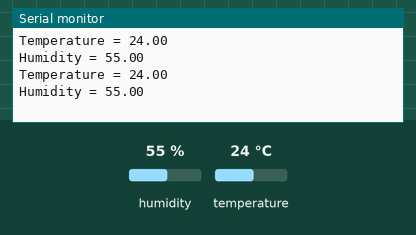
This sketch was run on a simulated Arduino Uno, built with avr-gcc and run on an emulated ATmega328P. On the bench: the last lines printed to the serial monitor. Wiring (inferred from the names in the program): DHT11 sensor: data pin 13. The test bench sets the inputs (shaded band); at power-on: humidity 55 %, temperature 24 °C.

Above: at 1.8 s.
1.9 s: humidity set to 22 %
At 2.9 s:
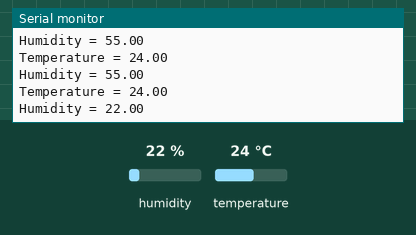
3.4 s: temperature set to 12 °C
At 4.7 s:
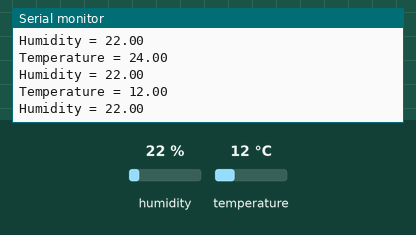
4.9 s: humidity set to 40 %
At 6.0 s:
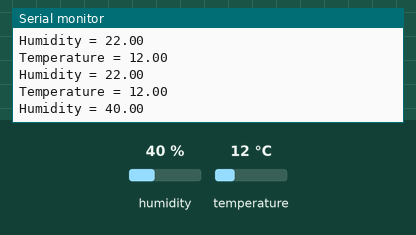
Timing chart, 0 to 7.9 s (numbered marks = the images above; inputs shaded):
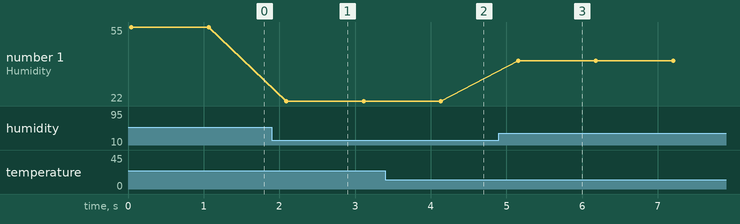

Measured:
- after the input at 1.9 s, the serial monitor: prints a new line after 0.19 s (image 1)
- after the input at 3.4 s, the serial monitor: prints a new line after 0.71 s (image 2)
- after the input at 4.9 s, the serial monitor: prints a new line after 0.26 s (image 3)
- plotted number 1: 55 → 22 after the input at 1.9 s, 22 → 40 after the input at 4.9 s

The sketch:

Humidity___Temp.ino
```cpp
// (licence header left out)
#include <dht.h>

dht DHT;

const int DHT11_PIN = 13;

void setup(){
  Serial.begin(9600);
}

void loop()
{
  int chk = DHT.read11(DHT11_PIN);
  Serial.print("Temperature = ");
  Serial.println(DHT.temperature);
  Serial.print("Humidity = ");
  Serial.println(DHT.humidity);
  delay(1000);
}
```

dht.h
```cpp
//
//    FILE: dht.h
//  AUTHOR: Rob Tillaart
// VERSION: 0.1.14
// PURPOSE: DHT Temperature & Humidity Sensor library for Arduino
//     URL: http://arduino.cc/playground/Main/DHTLib
//
// HISTORY:
// see dht.cpp file
//

#ifndef dht_h
#define dht_h

#if ARDUINO < 100
#include <WProgram.h>
#else
#include <Arduino.h>
#endif

#define DHT_LIB_VERSION "0.1.14"

#define DHTLIB_OK                0
#define DHTLIB_ERROR_CHECKSUM   -1
#define DHTLIB_ERROR_TIMEOUT    -2
#define DHTLIB_INVALID_VALUE    -999

#define DHTLIB_DHT11_WAKEUP     18
#define DHTLIB_DHT_WAKEUP       1

// max timeout is 100 usec.
// For a 16 Mhz proc 100 usec is 1600 clock cycles
// loops using DHTLIB_TIMEOUT use at least 4 clock cycli
// so 100 us takes max 400 loops
// so by dividing F_CPU by 40000 we "fail" as fast as possible
#define DHTLIB_TIMEOUT (F_CPU/40000)

class dht
{
public:
    // return values:
    // DHTLIB_OK
    // DHTLIB_ERROR_CHECKSUM
    // DHTLIB_ERROR_TIMEOUT
    int read11(uint8_t pin);
    int read(uint8_t pin);

    inline int read21(uint8_t pin) { return read(pin); };
    inline int read22(uint8_t pin) { return read(pin); };
    inline int read33(uint8_t pin) { return read(pin); };
    inline int read44(uint8_t pin) { return read(pin); };

    double humidity;
    double temperature;

private:
    uint8_t bits[5];  // buffer to receive data
    int _readSensor(uint8_t pin, uint8_t wakeupDelay);
};
#endif
//
// END OF FILE
//
```
